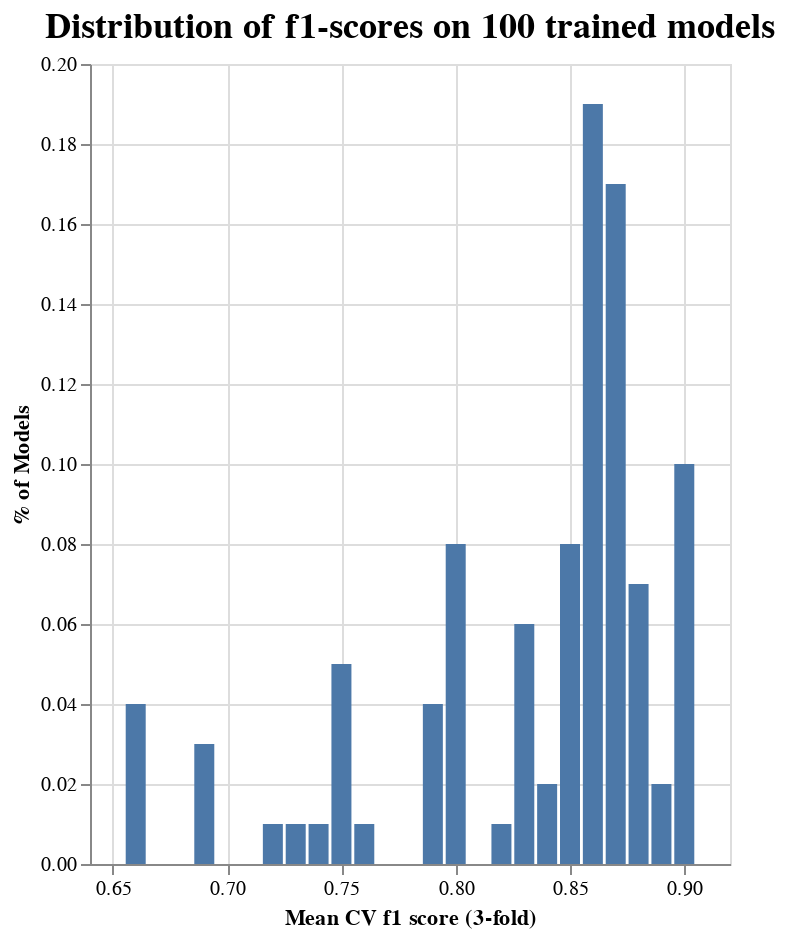

The cell this chart's notebook holds for it:
### Code cell
# 80% fall between f1-scores of .80 and .90

results_all_params['f1_rounded'] = results_all_params['mean_test_score'].round(2)
a = results_all_params.groupby(by = 'f1_rounded').agg({'params':'count'}).reset_index()

a['pct_total'] = a['params'] / 100

alt.Chart(a).mark_bar(size = 10).encode(
    x = alt.Y('f1_rounded', title = 'Mean CV f1 score (3-fold)'),
    y = alt.Y('pct_total', title = '% of Models')).properties(
    width = 320, height = 400, title = 'Distribution of f1-scores on 100 trained models').configure_title(fontSize=18)

### Figure 1 — Vega-Lite specification as saved in the notebook (floating-point values rounded to 4 significant figures)
{"config": {"view": {"continuousWidth": 300, "continuousHeight": 300}, "title": {"fontSize": 18}}, "data": {"name": "data-beb5346061ca84fec4d042b99156160a"}, "mark": {"type": "bar", "size": 10}, "encoding": {"x": {"field": "f1_rounded", "title": "Mean CV f1 score (3-fold)", "type": "quantitative"}, "y": {"field": "pct_total", "title": "% of Models", "type": "quantitative"}}, "height": 400, "title": "Distribution of f1-scores on 100 trained models", "width": 320, "$schema": "https://vega.github.io/schema/vega-lite/v5.6.1.json", "datasets": {"data-beb5346061ca84fec4d042b99156160a": [{"f1_rounded": 0.66, "params": 4, "pct_total": 0.04}, {"f1_rounded": 0.69, "params": 3, "pct_total": 0.03}, {"f1_rounded": 0.72, "params": 1, "pct_total": 0.01}, {"f1_rounded": 0.73, "params": 1, "pct_total": 0.01}, {"f1_rounded": 0.74, "params": 1, "pct_total": 0.01}, {"f1_rounded": 0.75, "params": 5, "pct_total": 0.05}, {"f1_rounded": 0.76, "params": 1, "pct_total": 0.01}, {"f1_rounded": 0.79, "params": 4, "pct_total": 0.04}, {"f1_rounded": 0.8, "params": 8, "pct_total": 0.08}, {"f1_rounded": 0.82, "params": 1, "pct_total": 0.01}, {"f1_rounded": 0.83, "params": 6, "pct_total": 0.06}, {"f1_rounded": 0.84, "params": 2, "pct_total": 0.02}, {"f1_rounded": 0.85, "params": 8, "pct_total": 0.08}, {"f1_rounded": 0.86, "params": 19, "pct_total": 0.19}, {"f1_rounded": 0.87, "params": 17, "pct_total": 0.17}, {"f1_rounded": 0.88, "params": 7, "pct_total": 0.07}, {"f1_rounded": 0.89, "params": 2, "pct_total": 0.02}, {"f1_rounded": 0.9, "params": 10, "pct_total": 0.1}]}}
